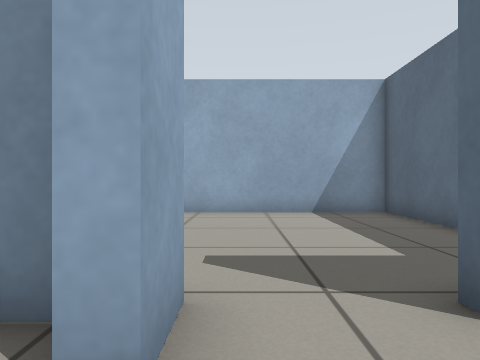
view 1 (above)

15 first-person views from a walk through a robot-simulator world made for Gazebo. The camera is 0.49 m above the floor, looks level and sees 70° across. The floor is counted in squares, 0.5 m on a side. Each view is taken from the middle of a square. On the plan, view 1 faces up. The plan holds only what a view shows up to about 13 squares ahead; the rest is blank.

view 2
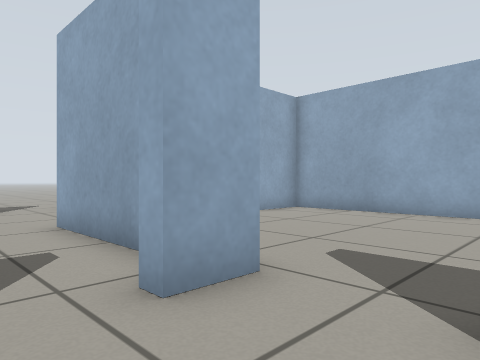

view 3
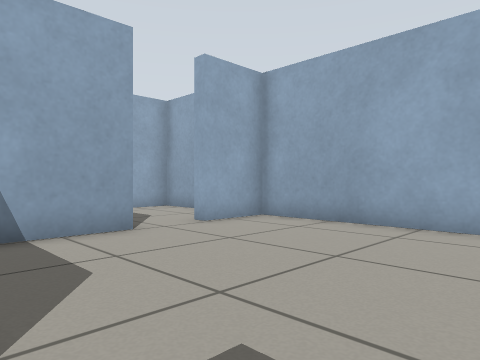

view 4
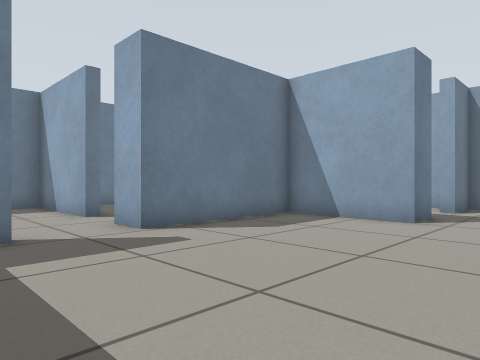

view 5
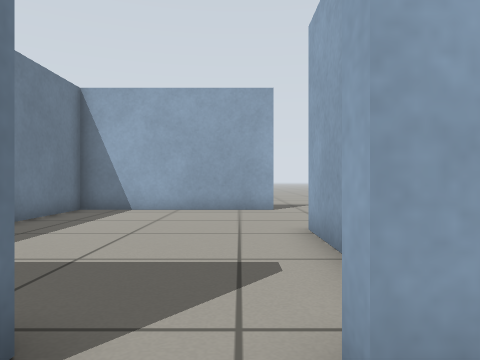

view 6
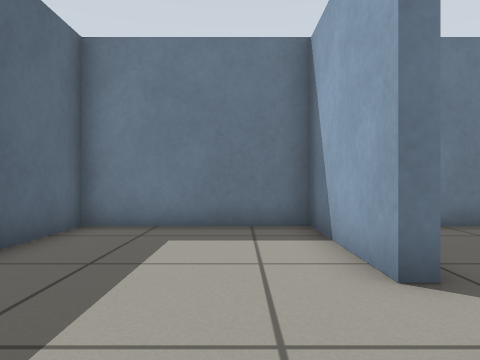

view 7
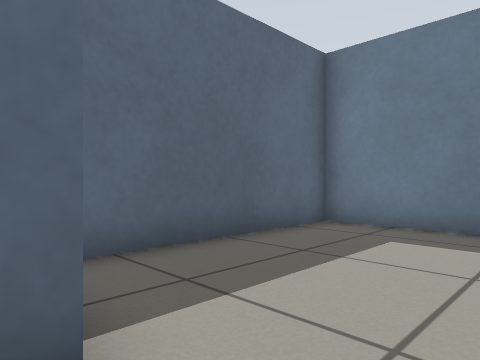

view 8
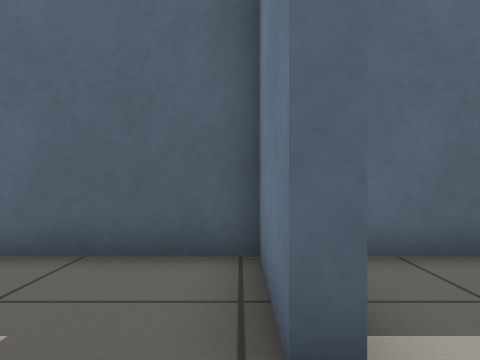

view 9
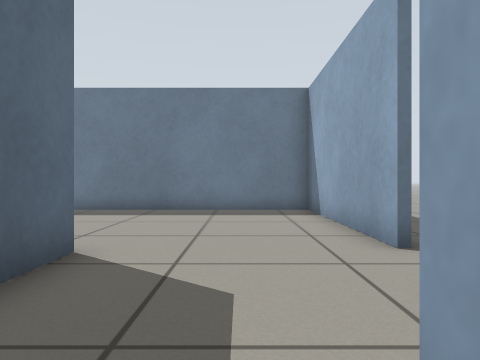

view 10
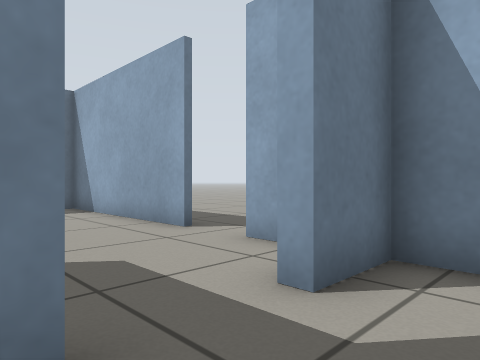

view 11
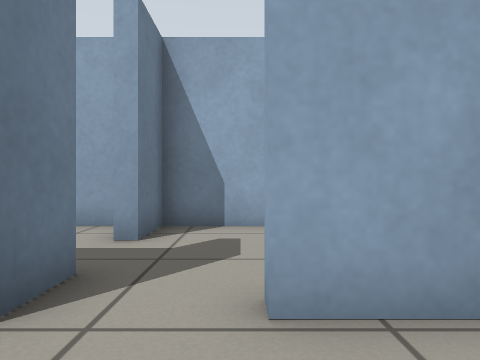

view 12
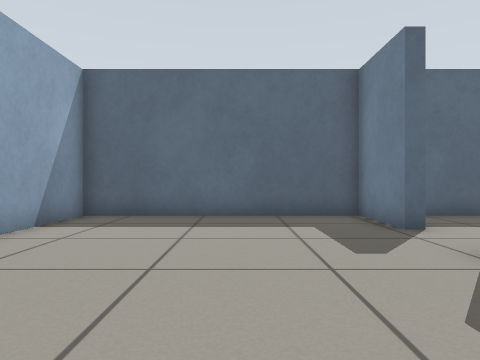

view 13
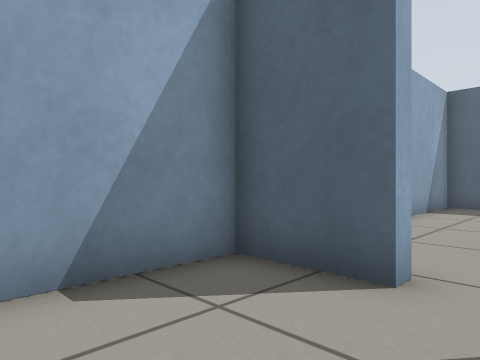

view 14
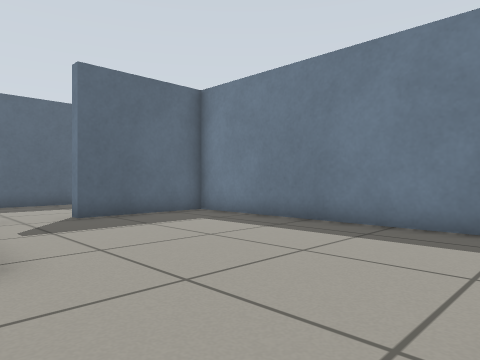

view 15
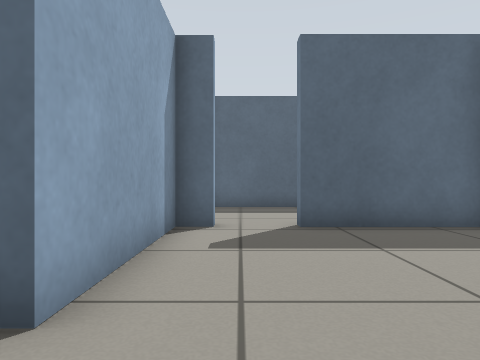

### Floor plan
Key: @ floor where view 1 was taken; # wall or solid block; . floor.
Columns run from 11 left of view 1 to 4 right of it. Each row starts with its distance up from view 1.
 10  ###############
  9  #...#.........#
  8  #.............#
  7  #.............#
  6  ##..#.........#
  5  #...#.........#
  4 .#...#.........#
  3 .....######..###
  2 .#........#....#
  1 .#.............#
  0 .#.........@...#
 -1  #........#....#
 -2  #........#....#
 -3  #........#....#
 -4  ###############

Positions as (right, up) in squares from view 1, and headings:
1: (0, 0), facing up
2: (2, 0), facing up-left
3: (1, 3), facing up-left
4: (3, 9), facing down-left
5: (1, 1), facing left
6: (1, 3), facing down
7: (0, 3), facing down-right
8: (0, 3), facing right
9: (-8, 7), facing down
10: (-6, 8), facing down-left
11: (-3, 8), facing left
12: (-5, 6), facing right
13: (-9, 7), facing up-right
14: (-10, 3), facing down-right
15: (-8, 1), facing right
